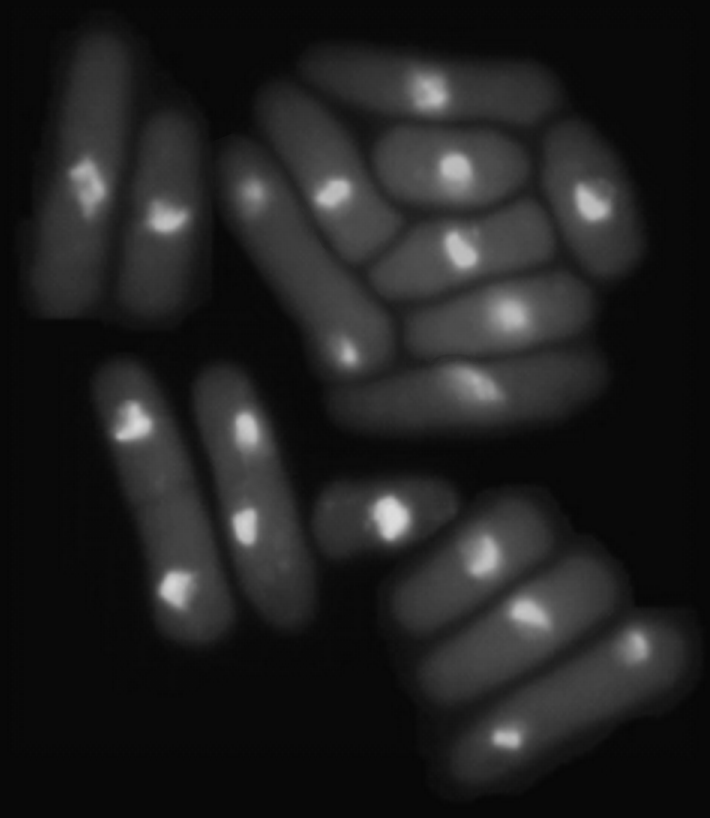
#> input picture Phân đoạn ảnh/test1.tif, 710 x 818 px
$ python Phan-doan-anh-tim-nguong-thich-nghi-dua-vao-thuoc-tinh-cuc-bo.py
#> lines starting #> are read from the running program, lines starting #| are printed output that depends on the picture; after the words box and inside, x2 and y2 are one past the last pixel; in counts of white or black regions, pixels touching at a corner belong together
#> further down, img_goc is the input picture: shape (818, 710); min 6, max 222, mean 33.1
import numpy as np
import cv2
import matplotlib.pyplot as plt

def Phan_doan_lan_can(img, ksize):
#> called with ksize = 3
    m, n = img.shape
#> m = 818; n = 710
    img_ket_qua_phan_doan = np.zeros([m, n])
    h=(ksize -1) // 2
    a=20
    b=1
    padded_img = np.pad(img, (h, h), mode='reflect')
    mG = np.mean(padded_img)   # Bước 1. Tính trung bình mức xám ảnh
#> mG = 32.97
    for i in range(m):
        for j in range(n):
            vung_anh_kich_thuoc_k = padded_img[i:i+ksize,j:j+ksize]
            Do_lech_chuan = np.std(vung_anh_kich_thuoc_k) # Bước 1. Tính độ lệch chuẩn cục bộ
            T= a*Do_lech_chuan + b*mG   # Bước 2. Tính ngưỡng theo công thức 11
            if padded_img[i, j] > T:    # Bước 3. Cắt ngưỡng theo công thức 12
                img_ket_qua_phan_doan[i, j] = 255
            else:
                img_ket_qua_phan_doan[i, j] = 0
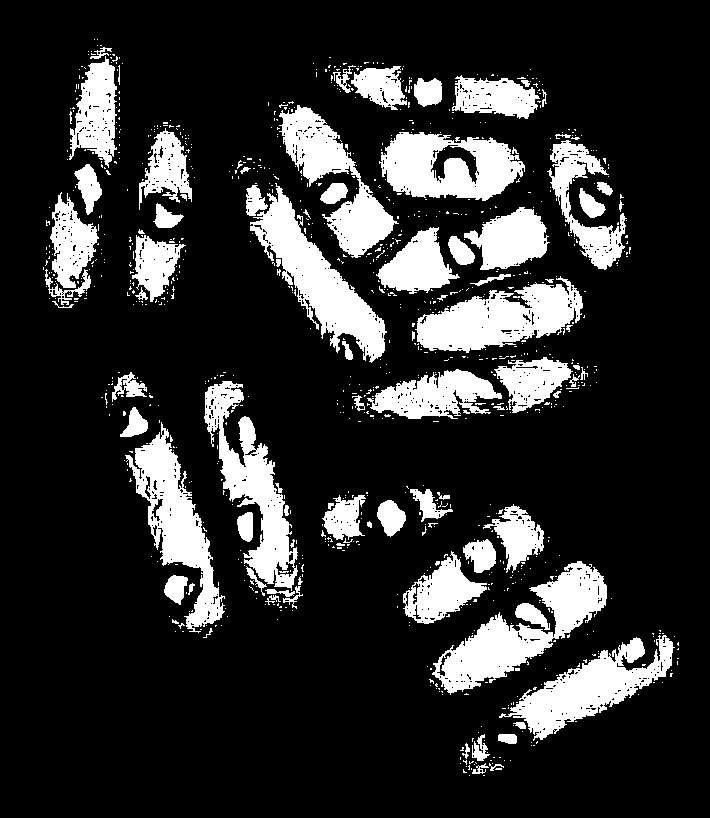
#> img_ket_qua_phan_doan: shape (818, 710) float64; 18.1% white; 976 white regions (886 under 20 px), largest, box (x1, y1, x2, y2) and area: (432, 561, 607, 695) 7831, (250, 183, 387, 363) 7624, (415, 276, 583, 353) 7069
    return img_ket_qua_phan_doan

if __name__ == "__main__":
    img_goc = cv2.imread('test1.tif', 0)
    ksize =3
    img_ket_qua = Phan_doan_lan_can(img_goc, ksize)

    fig = plt.figure(figsize=(16, 9))     # Thiết lập vùng (cửa sổ) vẽ
    (ax1, ax2) = fig.subplots(1, 2)        # Thiết lập 2 vùng con ax1, ax2
    ax1.imshow(img_goc, cmap='gray')      # Hiển thị ảnh gốc vùng ax1
    ax1.set_title("ảnh gốc")  # Thiết lập tiêu đề vùng ax1
    ax1.axis("off")

    ax2.imshow(img_ket_qua, cmap='gray')  # Hiển thị ảnh sau khi lọc
    ax2.set_title("ảnh phân đoạn dựa vào tìm ngưỡng thích nghi lân cận") # Thiết lập tiêu đề vùng ax2
    ax2.axis("off")

    plt.show()
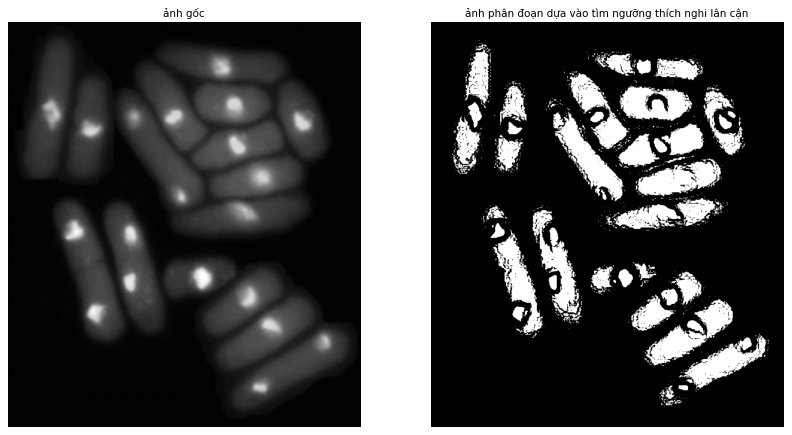
#> figure drawn by matplotlib, 2 panels

$ run again, with Phân đoạn ảnh/Test4.tif copied over Phân đoạn ảnh/test1.tif
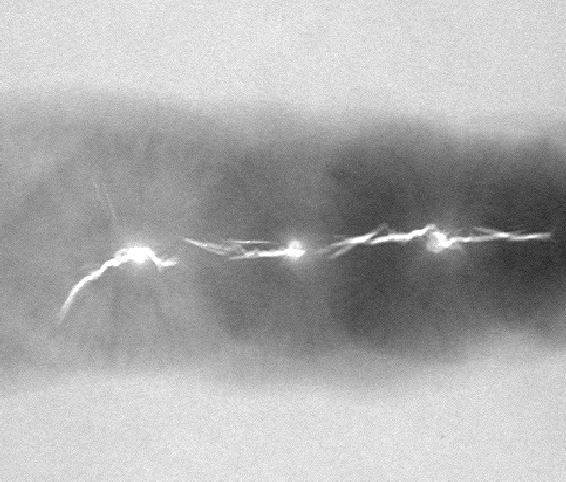
#> input picture Phân đoạn ảnh/Test4.tif, 566 x 482 px
#> img_goc is the input picture: shape (482, 566); min 33, max 255, mean 173.4
#> mG = 173.5
#> after the loop in Phan_doan_lan_can, `for i in range(m):`:
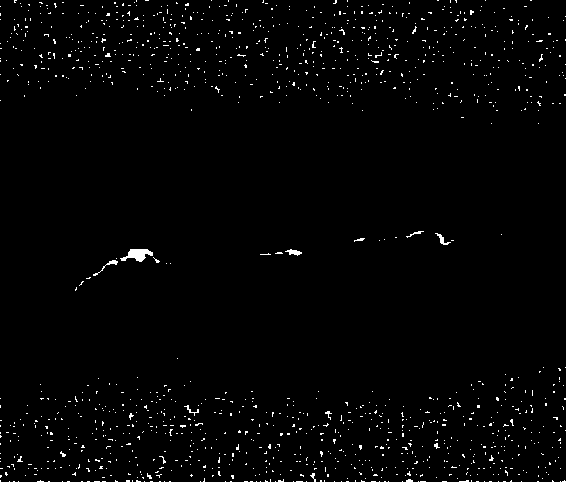
#> img_ket_qua_phan_doan: shape (482, 566) float64; 1.5% white in thin lines or dots
#> `plt.show()`:
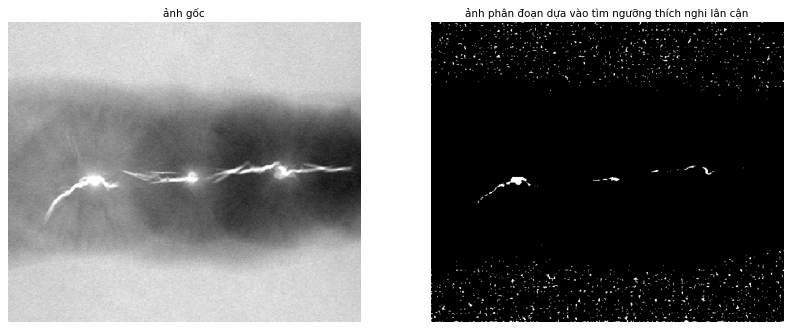
#> figure drawn by matplotlib, 2 panels

$ run again, with Phân đoạn ảnh/test2.tif copied over Phân đoạn ảnh/test1.tif
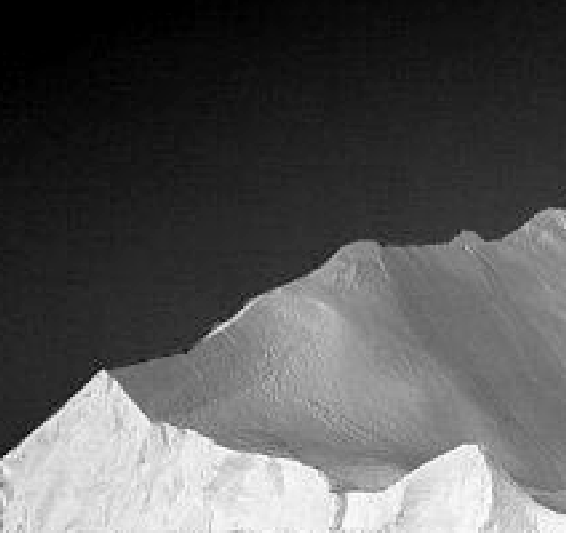
#> input picture Phân đoạn ảnh/test2.tif, 566 x 533 px
#> img_goc is the input picture: shape (533, 566); min 0, max 254, mean 87.3
#> mG = 87.3
#> after the loop in Phan_doan_lan_can, `for i in range(m):`:
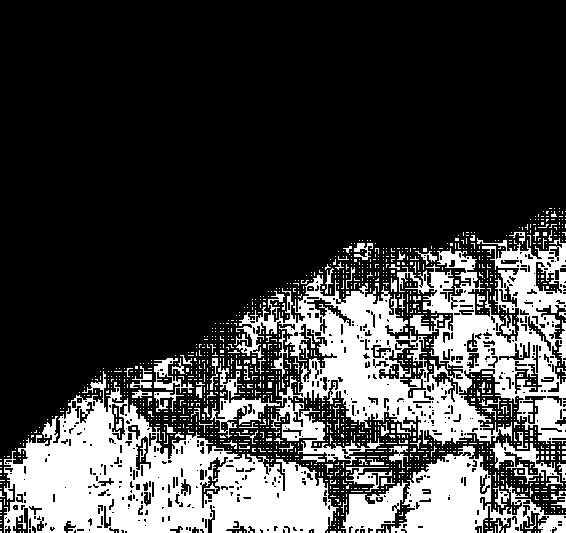
#> img_ket_qua_phan_doan: shape (533, 566) float64; 25.1% white; 1448 white regions (1370 under 20 px), largest, box (x1, y1, x2, y2) and area: (236, 238, 566, 465) 29850, (4, 371, 339, 533) 26020, (391, 446, 566, 533) 6579
#> `plt.show()`:
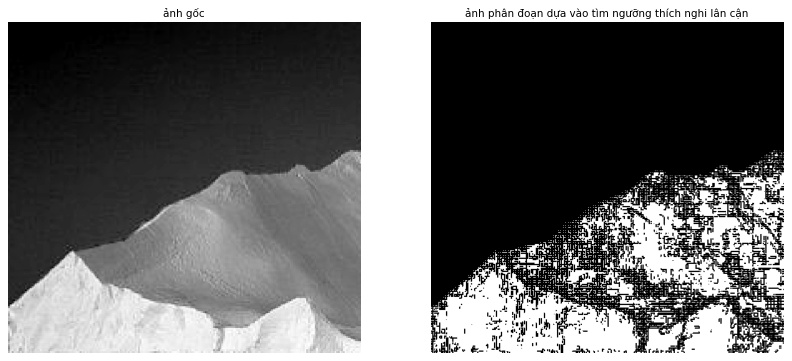
#> figure drawn by matplotlib, 2 panels

$ run again, with Phân đoạn ảnh/test3.tif copied over Phân đoạn ảnh/test1.tif
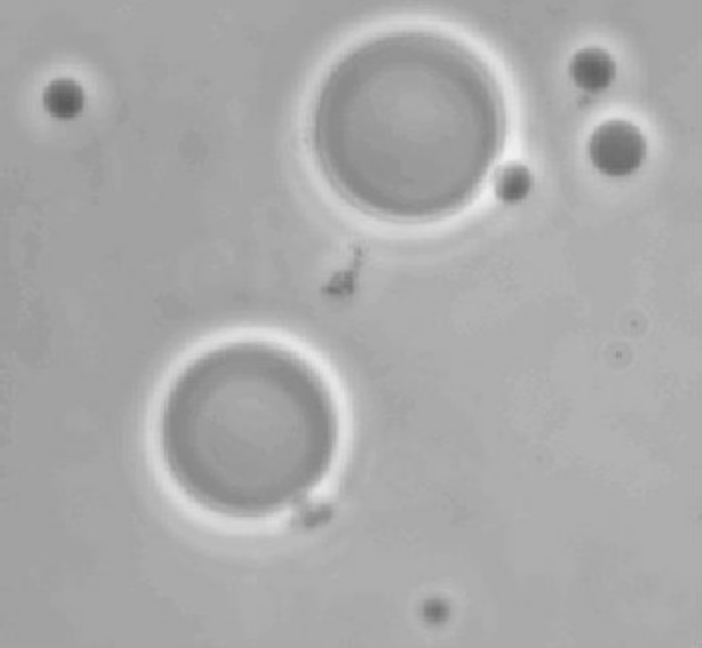
#> input picture Phân đoạn ảnh/test3.tif, 702 x 648 px
#> img_goc is the input picture: shape (648, 702); min 90, max 241, mean 169.6
#> mG = 169.6
#> after the loop in Phan_doan_lan_can, `for i in range(m):`:
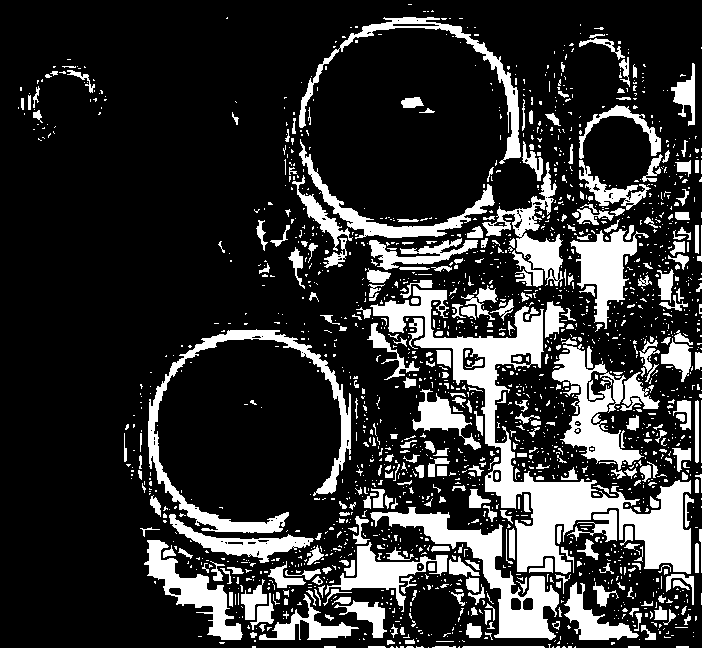
#> img_ket_qua_phan_doan: shape (648, 702) float64; 20.2% white; 1958 white regions (1595 under 20 px), largest, box (x1, y1, x2, y2) and area: (370, 286, 691, 574) 16119, (370, 507, 559, 640) 5436, (148, 329, 351, 533) 5144
#> `plt.show()`:
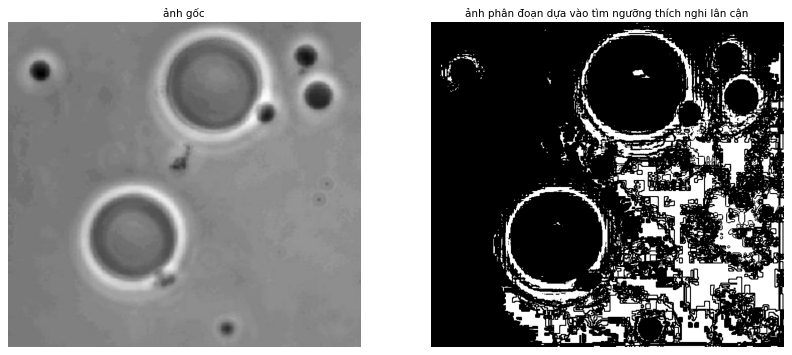
#> figure drawn by matplotlib, 2 panels
